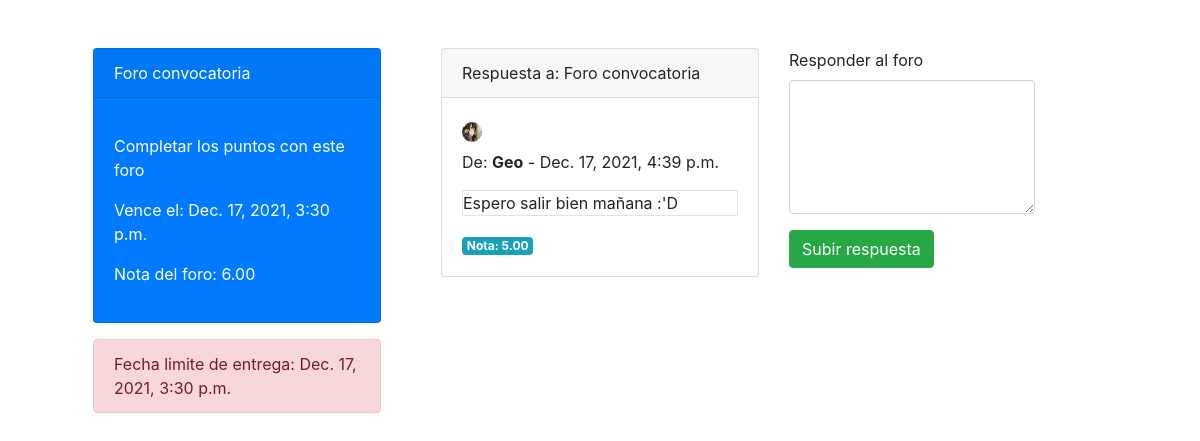
The app's page /foro/7, older data.
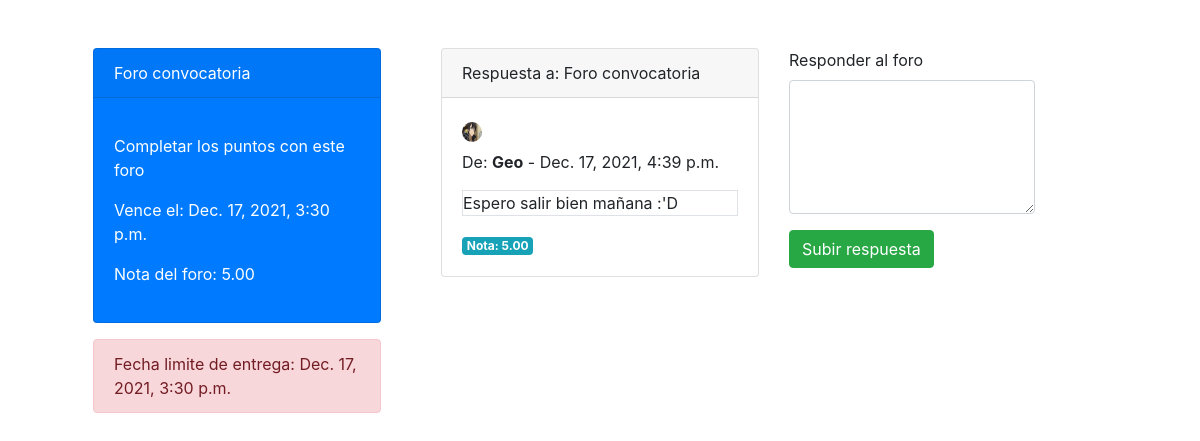
The same page, newer data.
### PortAll50/models.py (models this page shows, shortened)
class Foro(models.Model):
    nombre_foro = models.CharField(max_length=60)
    asignacion_foro = models.CharField(max_length=300)
    fecha_vencimiento = models.DateTimeField() #investigar
    nota = models.DecimalField(decimal_places=2, max_digits=5, null=True)
    seccion = models.ForeignKey(Seccion, on_delete=CASCADE, related_name="seccion_foro")
    class Meta:
        verbose_name_plural = "Foro"

### PortAll50/views.py (the view)
# urls.py: path("foro/<int:id_foro>", views.foro, name="foro"),
def foro(request, id_foro):
    user = request.user
    foro = Foro.objects.get(id=id_foro)
    respuestasForo = RespuestaForo.objects.filter(foro=foro)
    seccion = foro.seccion
    curso = seccion.curso
    respondio = 0
    for respuesta in respuestasForo:
        if respuesta.cuenta.username == request.user:
            respondio = 1
    now = timezone.now()
    context = {
        "user": user,
        "foro": foro,
        "respuestasForo": respuestasForo,
        "curso": curso,
        "respondio": respondio,
        "now": now
    }
    return render(request, "PortAll50/foro.html", context)

### PortAll50/templates/portall50/foro.html (shortened to what the changed rows need)
{% extends 'base.html' %}
{% load bootstrap4 %}
{% load static %}
{% block main %}
    <div class="container">
        <div class="row">
            <div class="col-lg-4">
                <div class="card text-white bg-primary mb-3" style="max-width: 18rem;">
                    <div class="card-title card-header">{{foro.nombre_foro}}</div>
                        <div class="card-body">
                            <p class="card-text"><p>{{foro.asignacion_foro}}</p>
                            <p>Vence el: {{foro.fecha_vencimiento}}</p>
                            <p>Nota del foro: {{foro.nota}}</p>
                        </div>
                    </div>
                    {% if now > foro.fecha_vencimiento %}
                        <div class="alert alert-danger" role="alert" style="max-width: 18rem;">
                            Fecha limite de entrega: {{foro.fecha_vencimiento}}
                        </div>
                    {% else %}
                        <div class="alert alert-warning" role="alert" style="max-width: 18rem;">
                            Fecha limite de entrega: {{foro.fecha_vencimiento}}
                        </div>
                    {% endif %}
            </div>
            <div class="col-lg-4">
                {% for respuesta in respuestasForo %}
                    {% if respuesta.cuenta.username == user %}
                        <div class="card w-95 border-primary">
                            <div class="card-header">
                                Respuesta a: {{foro.nombre_foro}}
                            </div>
                            <div class="card-body">
                                <div class="circulo">
                                    <img class="imagen" src="{{respuesta.cuenta.imagen.url}}" class="card-img-top">
                                </div>
                                <p class="card-title"><p>De: <b>{{respuesta.cuenta.username}}</b> - {{respuesta.fecha_respuesta}}</p>
                                <p class="card-text border">{{respuesta.respuesa_foro}}</p>
                                {% if respuesta.nota %}
                                    <span class="badge badge-info">Nota: {{respuesta.nota}}</span>
                                {% else %}
                                    <a href="{% url 'editarRespuestaForo' respuesta.id foro.id %}"><i class="fas fa-pencil-alt"></i> Editar respuesta</a>
                                    <span class="badge badge-secondary">Sin calificar</span>
                                {% endif %}
                            </div>
                        </div>
                    {% else %}
                        <div class="card w-95">
                            <div class="card-header">
                                Respuesta a: {{foro.nombre_foro}}
                            </div>
                            <div class="card-body">
                                <div class="circulo">
                                    <img class="imagen" src="{{respuesta.cuenta.imagen.url}}" class="card-img-top">
                                </div>
                                <p class="card-title"><p>De: <b>{{respuesta.cuenta.username}}</b> - {{respuesta.fecha_respuesta}}</p>
                                <p class="card-text border">{{respuesta.respuesa_foro}}</p>
                                {% if respuesta.nota %}
                                    <span class="badge badge-info">Nota: {{respuesta.nota}}</span>
                                {% else %}
                                    <span class="badge badge-secondary">Sin calificar</span>
                                {% endif %}
                            </div>
                        </div>
                    {% endif %}
                    <br>
                {% endfor %}
            </div>
        </div>
    </div>
{% endblock %}

Row changes from the older to the newer data that the page shows:
changed Foro "Foro convocatoria": nota "6.00" → "5.00"
